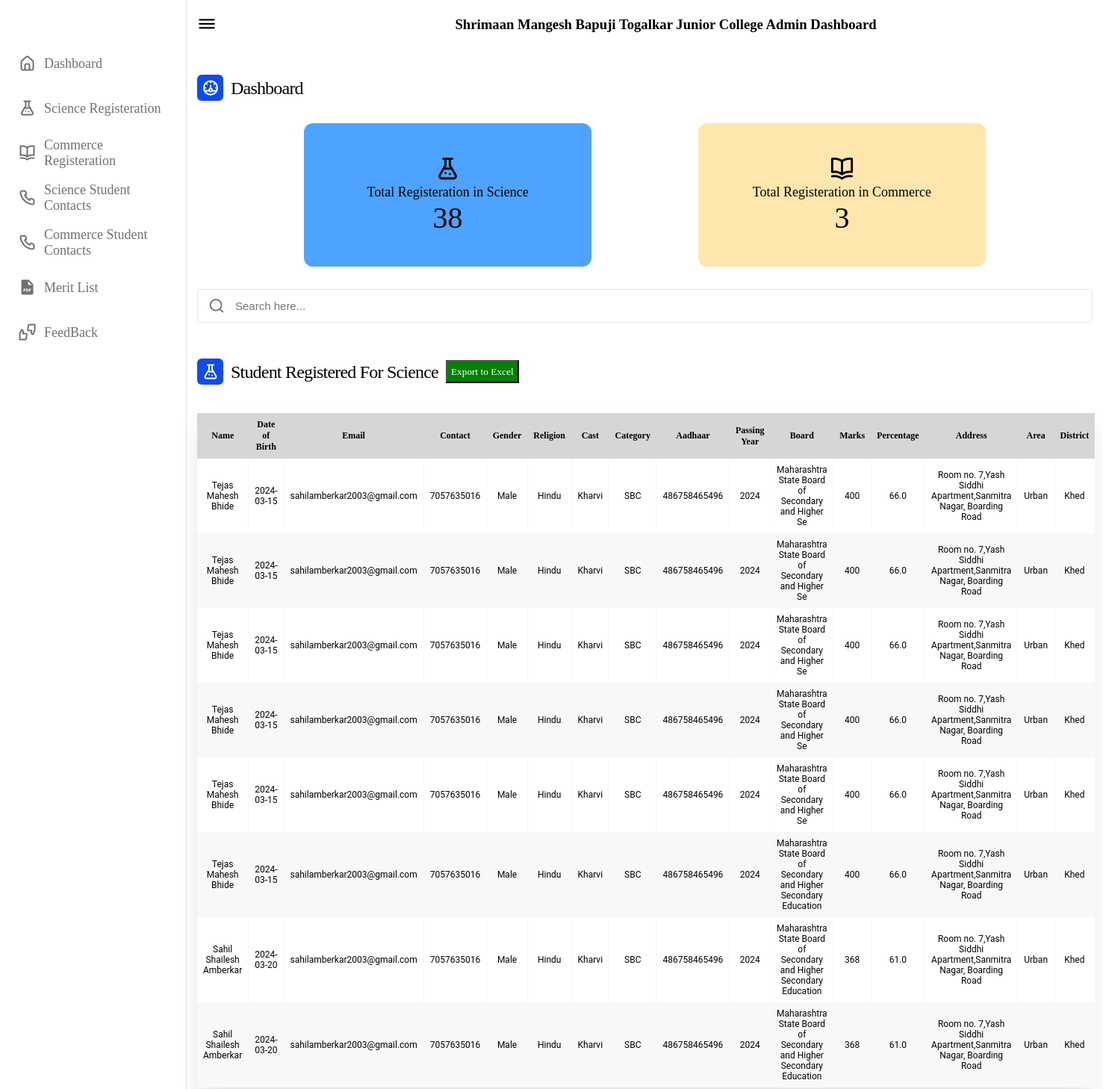
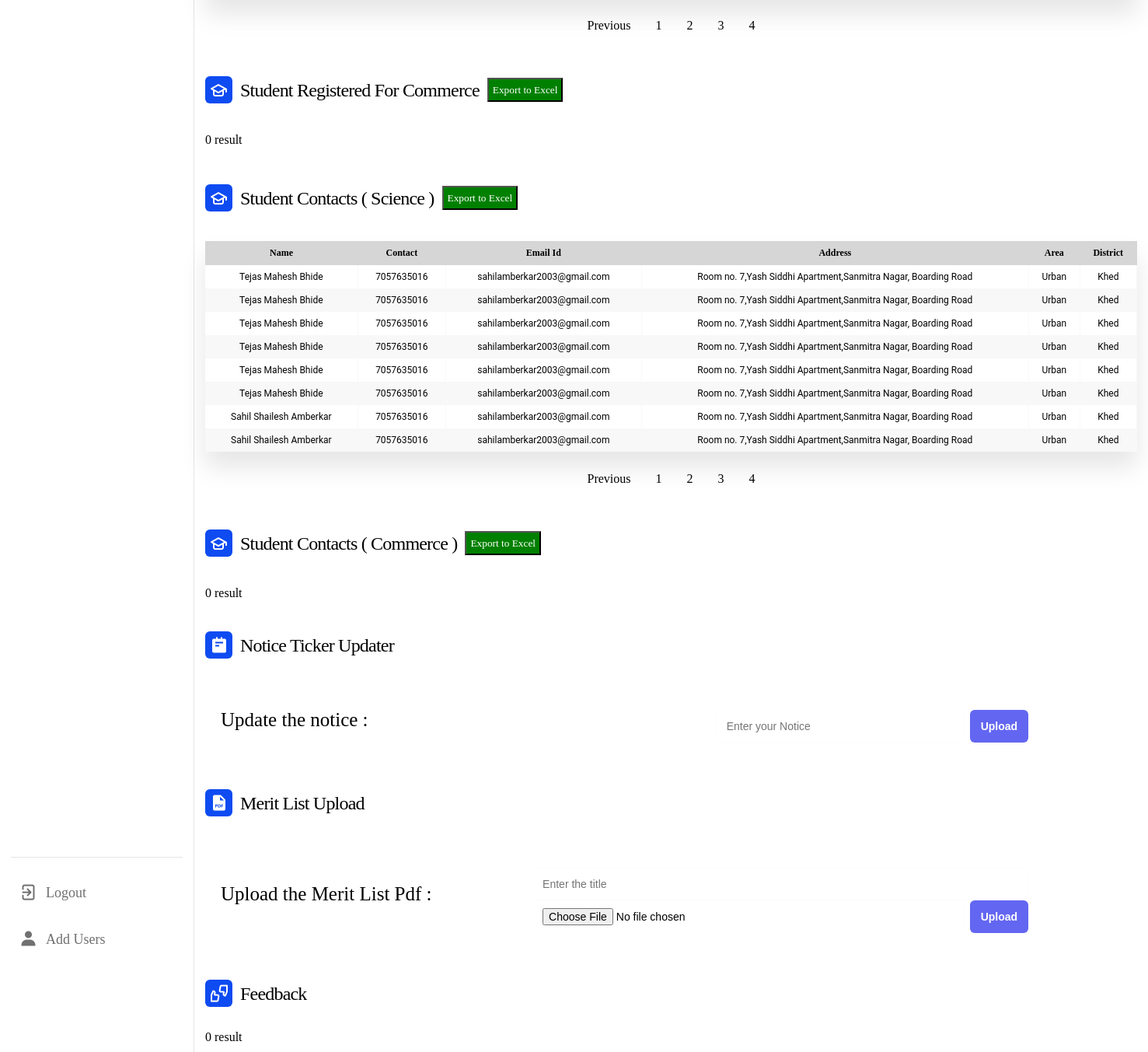
/DashBoard/DashboardOld.php?page=4, run on the app's committed database (2 pictures, top to bottom).
### tables this page shows
CREATE TABLE `11thsci` (
  `id` int(11) NOT NULL,
  `firstName` varchar(50) NOT NULL,
  `middleName` varchar(50) NOT NULL,
  `lastName` varchar(50) NOT NULL,
  `dob` date NOT NULL,
  `email` varchar(50) NOT NULL,
  `mobile` varchar(11) NOT NULL,
  `gender` varchar(5) NOT NULL,
  `religion` varchar(20) NOT NULL,
  `cast` varchar(20) NOT NULL,
  `category` varchar(10) NOT NULL,
  `aadhar` varchar(15) NOT NULL,
  `passingyear` int(4) NOT NULL,
  `board` varchar(100) NOT NULL,
  `total` int(3) NOT NULL,
  `marks` int(11) NOT NULL,
  `percent` decimal(5,1) NOT NULL,
  `adimg` varchar(1000) NOT NULL,
  `markimg` varchar(1000) NOT NULL,
  `add1` varchar(50) NOT NULL,
  `add2` varchar(50) NOT NULL,
  `area` varchar(20) NOT NULL,
  `states` varchar(30) NOT NULL,
  `district` varchar(15) NOT NULL,
  `pincode` int(11) NOT NULL
);

### DashBoard/DashboardOld.php (the view, shortened to what the rows shown need)
<!DOCTYPE html>
<html lang="en">
<head>
    <link rel="stylesheet" href="./css/dashboard.css?v=<?php echo time(); ?>">
    <link rel="stylesheet" href="./css/search.css?v=<?php echo time(); ?>">
    <link rel="stylesheet" href="./css/notice.css?v=<?php echo time(); ?>">
    <link rel="stylesheet" href="https://unicons.iconscout.com/release/v4.0.0/css/line.css">
    <link href='https://unpkg.com/boxicons@2.1.4/css/boxicons.min.css' rel='stylesheet'>
</head>
<body>
    <section class="dashboard">
        <div class="dash-content">
            <div class="Data" id="Science">
                <?php
                $conn = new mysqli('localhost', 'root', '', 'smbtjunior');
                $records_per_page = 10;
                $page = isset($_GET['page']) && is_numeric($_GET['page']) ? $_GET['page'] : 1;
                $offset = ($page - 1) * $records_per_page;
                $sql = "SELECT firstName, middleName, lastName, dob, email, mobile, gender, religion, cast, category, aadhar, passingyear, board, marks, percent, add1, add2, area, district FROM 11thSci LIMIT $offset, $records_per_page";
                $result = $conn->query($sql);
                if ($result->num_rows > 0) {
                    echo '<div class="table-wrapper">';
                    echo '<table class="fl-table">';
                    echo '<thead>
                            <tr>
                            <th>Name</th>
                            <th>Date of Birth</th>
                            <th>Email</th>
                            <th>Contact</th>
                            <th>Gender</th>
                            <th>Religion</th>
                            <th>Cast</th>
                            <th>Category</th>
                            <th>Aadhaar</th>
                            <th>Passing Year</th>
                            <th>Board</th>
                            <th>Marks</th>
                            <th>Percentage</th>
                            <th>Address</th>
                            <th>Area</th>
                            <th>District</th>
                            </tr>
                        </thead>';
                    echo '<tbody>';
                    while ($row = $result->fetch_assoc()) {
                        $fullName = $row["firstName"] . " " . $row["middleName"] . " " . $row["lastName"];
                        $address = $row["add1"] . "," . $row["add2"];
                        echo "<tr><td>" . $fullName . "</td><td>"
                            . $row["dob"] . "</td><td>"
                            . $row["email"] . "</td><td>"
                            . $row["mobile"] . "</td><td>"
                            . $row["gender"] . "</td><td>"
                            . $row["religion"] . "</td><td>"
                            . $row["cast"] . "</td><td>"
                            . $row["category"] . "</td><td>"
                            . $row["aadhar"] . "</td><td>"
                            . $row["passingyear"] . "</td><td>"
                            . $row["board"] . "</td><td>"
                            . $row["marks"] . "</td><td>"
                            . $row["percent"] . "</td><td>"
                            . $address . "</td><td>"
                            . $row["area"] . "</td><td>"
                            . $row["district"] . "</td></tr>";
                    }
                    echo '</tbody>';
                    echo '</table>';
                    echo '</div>';
                } else {
                    echo "0 result";
                }
                ?>
            </div>
            <div class="Data" id="SContactsSci">
                <?php
                $conn = new mysqli('localhost', 'root', '', 'smbtjunior');
                $records_per_page = 10;
                $page = isset($_GET['page']) && is_numeric($_GET['page']) ? $_GET['page'] : 1;
                $offset = ($page - 1) * $records_per_page;
                $sql = "SELECT firstName, middleName, lastName, mobile, email, add1, add2, area, district FROM 11thSci LIMIT $offset, $records_per_page";
                $result = $conn->query($sql);
                if ($result->num_rows > 0) {
                    echo '<div class="table-wrapper">';
                    echo '<table class="fl-table">';
                    echo '<thead>
                            <tr>
                            <th>Name</th>
                            <th>Contact</th>
                            <th>Email Id</th>
                            <th>Address</th>
                            <th>Area</th>
                            <th>District</th>
                            </tr>
                        </thead>';
                    echo '</table>';
                    echo '</div>';
                } else {
                    echo "0 result";
                }
                ?>
            </div>
        </div>
    </section>
</body>
</html>

### data on the page
11thsci: fullName "Tejas Mahesh Bhide", dob "2024-03-15", email "sahilamberkar2003@gmail.com", mobile "7057635016", gender "Male", religion "Hindu", cast "Kharvi", category "SBC", aadhar "486758465496", passingyear "2024", board "Maharashtra State Board of Secondary and Higher Se", marks "400", percent "66.0", address "Room no. 7,Yash Siddhi Apartment,Sanmitra Nagar, Boarding Road", area "Urban", district "Khed"
11thsci: fullName "Tejas Mahesh Bhide", dob "2024-03-15", email "sahilamberkar2003@gmail.com", mobile "7057635016", gender "Male", religion "Hindu", cast "Kharvi", category "SBC", aadhar "486758465496", passingyear "2024", board "Maharashtra State Board of Secondary and Higher Se", marks "400", percent "66.0", address "Room no. 7,Yash Siddhi Apartment,Sanmitra Nagar, Boarding Road", area "Urban", district "Khed"
11thsci: fullName "Tejas Mahesh Bhide", dob "2024-03-15", email "sahilamberkar2003@gmail.com", mobile "7057635016", gender "Male", religion "Hindu", cast "Kharvi", category "SBC", aadhar "486758465496", passingyear "2024", board "Maharashtra State Board of Secondary and Higher Se", marks "400", percent "66.0", address "Room no. 7,Yash Siddhi Apartment,Sanmitra Nagar, Boarding Road", area "Urban", district "Khed"
11thsci: fullName "Tejas Mahesh Bhide", dob "2024-03-15", email "sahilamberkar2003@gmail.com", mobile "7057635016", gender "Male", religion "Hindu", cast "Kharvi", category "SBC", aadhar "486758465496", passingyear "2024", board "Maharashtra State Board of Secondary and Higher Se", marks "400", percent "66.0", address "Room no. 7,Yash Siddhi Apartment,Sanmitra Nagar, Boarding Road", area "Urban", district "Khed"
11thsci: fullName "Tejas Mahesh Bhide", dob "2024-03-15", email "sahilamberkar2003@gmail.com", mobile "7057635016", gender "Male", religion "Hindu", cast "Kharvi", category "SBC", aadhar "486758465496", passingyear "2024", board "Maharashtra State Board of Secondary and Higher Se", marks "400", percent "66.0", address "Room no. 7,Yash Siddhi Apartment,Sanmitra Nagar, Boarding Road", area "Urban", district "Khed"
11thsci: fullName "Tejas Mahesh Bhide", dob "2024-03-15", email "sahilamberkar2003@gmail.com", mobile "7057635016", gender "Male", religion "Hindu", cast "Kharvi", category "SBC", aadhar "486758465496", passingyear "2024", board "Maharashtra State Board of Secondary and Higher Secondary Education", marks "400", percent "66.0", address "Room no. 7,Yash Siddhi Apartment,Sanmitra Nagar, Boarding Road", area "Urban", district "Khed"
11thsci: fullName "Sahil Shailesh Amberkar", dob "2024-03-20", email "sahilamberkar2003@gmail.com", mobile "7057635016", gender "Male", religion "Hindu", cast "Kharvi", category "SBC", aadhar "486758465496", passingyear "2024", board "Maharashtra State Board of Secondary and Higher Secondary Education", marks "368", percent "61.0", address "Room no. 7,Yash Siddhi Apartment,Sanmitra Nagar, Boarding Road", area "Urban", district "Khed"
11thsci: fullName "Sahil Shailesh Amberkar", dob "2024-03-20", email "sahilamberkar2003@gmail.com", mobile "7057635016", gender "Male", religion "Hindu", cast "Kharvi", category "SBC", aadhar "486758465496", passingyear "2024", board "Maharashtra State Board of Secondary and Higher Secondary Education", marks "368", percent "61.0", address "Room no. 7,Yash Siddhi Apartment,Sanmitra Nagar, Boarding Road", area "Urban", district "Khed"

### other printed values
$row "38"
$row "3"
$fullName "Tejas Mahesh Bhide"
$row["mobile"] "7057635016"
$row["email"] "sahilamberkar2003@gmail.com"
$address "Room no. 7,Yash Siddhi Apartment,Sanmitra Nagar, Boarding Road"
$row["area"] "Urban"
$row["district"] "Khed"
$fullName "Sahil Shailesh Amberkar"
